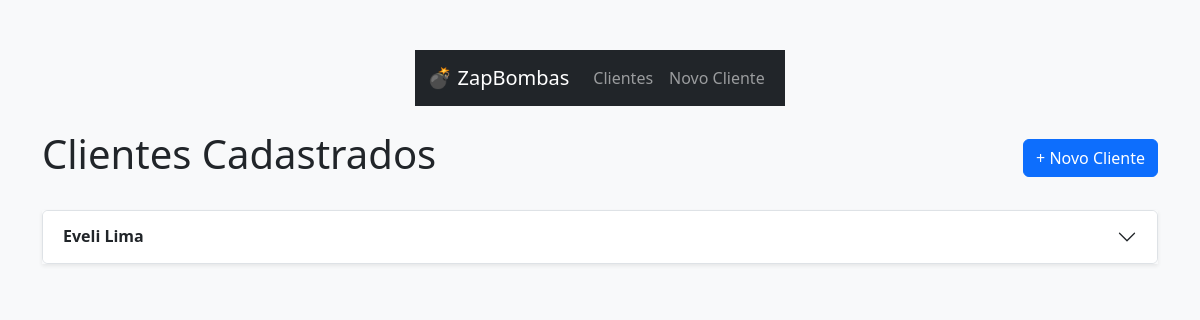
Page /clientes on the earlier database version.
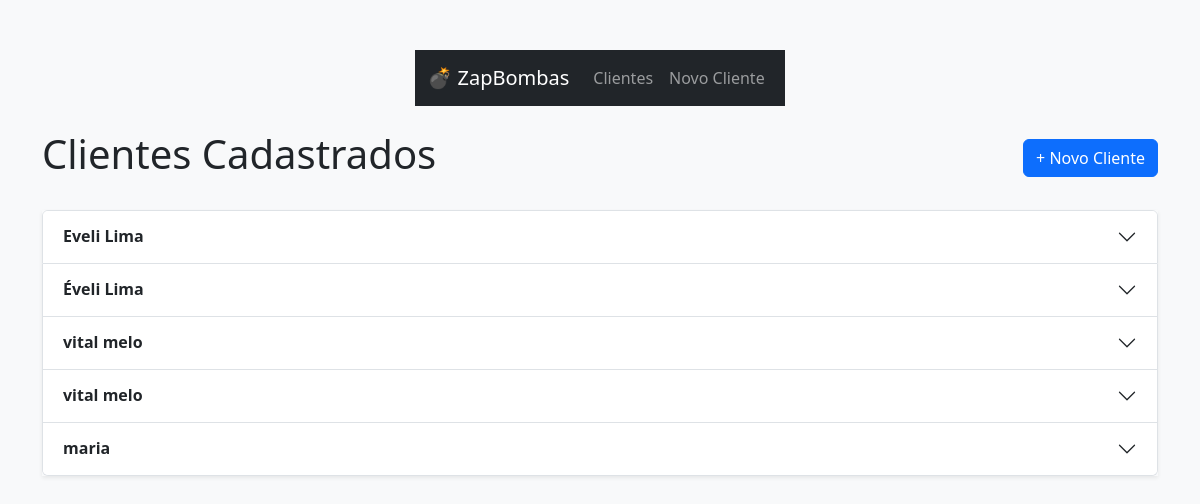
Same page on the later database version.
### models.py (models this page shows)
class Cliente(db.Model):
    id = db.Column(db.Integer, primary_key=True)
    nome = db.Column(db.String(100), nullable=False)
    email = db.Column(db.String(100), nullable=False)
    telefone = db.Column(db.String(20), nullable=False)

### app.py (the view)
@app.route('/clientes')
def listar_clientes():
    lista = Cliente.query.all()
    return render_template('clientes.html', clientes=lista)

### templates/clientes.html (shortened to what this page needs)
{% extends 'base.html' %}
{% block content %}
<div class="row">
    <div class="col-12 d-flex justify-content-between align-items-center mb-4">
        <h1>Clientes Cadastrados</h1>
        <a href="/cadastro" class="btn btn-primary">+ Novo Cliente</a>
    </div>
</div>
<div class="accordion shadow-sm" id="accordionClientes">
    {% for cliente in clientes %}
    <div class="accordion-item">
        <h2 class="accordion-header" id="heading{{ cliente.id }}">
            <button class="accordion-button collapsed" type="button" data-bs-toggle="collapse" data-bs-target="#collapse{{ cliente.id }}">
                <strong>{{ cliente.nome }}</strong>
            </button>
        </h2>
    </div>
    {% endfor %}
</div>
{% endblock %}

Differences in the rows shown:
added Cliente: nome "Éveli Lima"
added Cliente: nome "vital melo"
added Cliente: nome "vital melo"
added Cliente: nome "maria"
